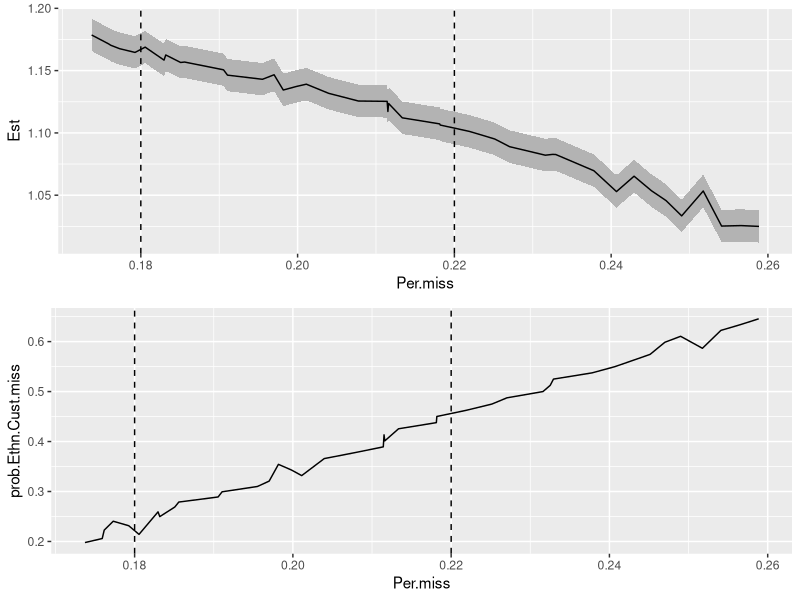
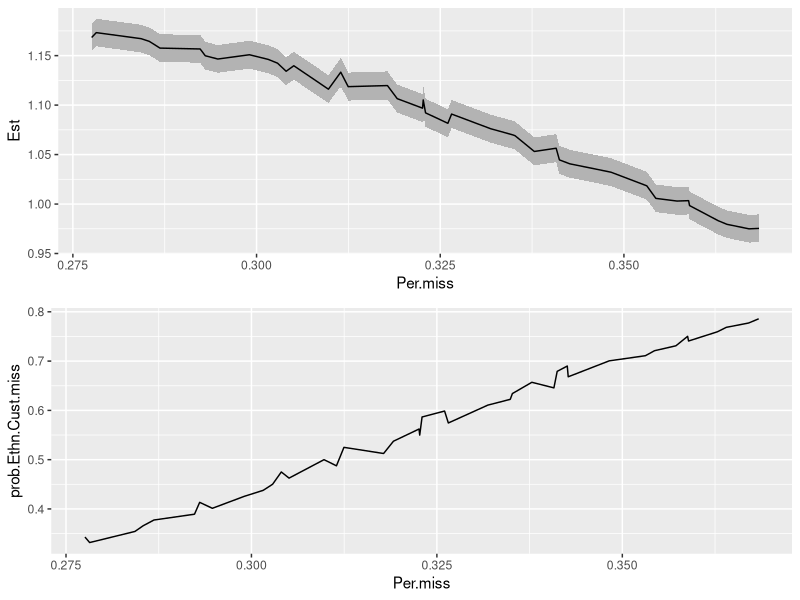

These charts were generated, in order, by the following R code:
## ----setup, include=FALSE---------------------------------------------------------------------
knitr::opts_chunk$set(echo = TRUE)
library(arm)
library(mice)
library(ggplot2)
library(car)
library(dplyr)
library(purrr)
library(forcats)
library(gridExtra)
#set your own working directory
setwd("~/Dropbox (LSE Statistics)/Sentencing Disparities/Methods festival")


## ---------------------------------------------------------------------------------------------
ReMF.dat<- read.csv("ReMF_original.csv",
                       header=T,stringsAsFactors = T)
head(ReMF.dat)


## ---------------------------------------------------------------------------------------------
# relevel Prev_Convictions
ReMF.dat <- ReMF.dat %>% mutate(Prev_Convictions = 
          fct_relevel(Prev_Convictions, 
          c("None","1 to 3","4 to 9","10 or more")))

# remove Sentence_Length
ReMF.dat <- dplyr::select(ReMF.dat,-c(Sentence_Length))


## ---------------------------------------------------------------------------------------------
ReMF.dat <- ReMF.dat %>%
  mutate(Age_Cont = Age_Cont - mean(Age_Cont))


## ---------------------------------------------------------------------------------------------
Cust.benchmark <- glm(Custody~.,data=ReMF.dat)

summary(Cust.benchmark)


## ---------------------------------------------------------------------------------------------
ci.tab<-function(vec,Miss=1,Cust=0,Ethn=0,Inter=0){
  #default values are miss=1, 
  #Cust=Ethn=Inter=0 means there is 
  #no parameter for the missingness model
 ret.tab <- c(vec[1]-2*vec[2],vec[1],
      vec[1]+2*vec[2])
 ret.tab <- exp(ret.tab)
 #If you want output on the log(OR) scale, comment the line above
 ret.tab <-c(ret.tab,c(Miss, Cust, Ethn, Inter))
 ret.tab <- as.data.frame(t(ret.tab))
  colnames(ret.tab) = c("Lower 95% CI", "Est","Upper 95% CI",
                        "Miss","Cust","Ethn","Inter")
  ret.tab
}
#Miss=1, no missing
#Miss=2, MCAR
#Miss=3, MAR
#Miss=4, MNAR


## ---------------------------------------------------------------------------------------------
Ethn.Cust.benchmark <- 
  summary(Cust.benchmark)$coefficients[4,1:2] 
#the 4th row corresponds to ethnicity and 
#the 1,2 columns are the estimate and its sd

Ethn.Cust.benchmark.tab <- ci.tab(Ethn.Cust.benchmark)
Ethn.Cust.benchmark.tab



## ---------------------------------------------------------------------------------------------
#parameter that governs the percentage of missingness
per.miss <- 0.2

#generate the missing data indicator
MCAR <- rbinom(n=nrow(ReMF.dat),size=1,prob=c(per.miss))
sum(MCAR)/nrow(ReMF.dat) 
#should check that the % of missing is approximately correct

#now add NAs to create a missingness pattern
MCAR_ReMF.dat <- ReMF.dat %>%
  mutate(Ethnicity=ifelse(MCAR==1,NA,Ethnicity))


## ---------------------------------------------------------------------------------------------
Cust.MCAR <- summary(glm(Custody~.,data=MCAR_ReMF.dat))
Ethn.Cust.MCAR <- Cust.MCAR$coefficients[4,1:2]

Ethn.Cust.MCAR.tab <- ci.tab(Ethn.Cust.MCAR, Miss=2)

rbind(Ethn.Cust.benchmark.tab,Ethn.Cust.MCAR.tab)


## ---------------------------------------------------------------------------------------------
MM.Age_Cont <- -0.02
MM.MF_Remorse <- -0.20


#vector of probabilities that are associated with Age and remorse
pMAR <- with(ReMF.dat, invlogit(-1.3 + MM.Age_Cont*Age_Cont +
                   MM.MF_Remorse*MF_Remorse))

#missing data indicator
MAR <- rbinom(n = nrow(ReMF.dat), size = 1, prob = pMAR)
sum(MAR)/nrow(ReMF.dat) 
#check that this is approx 0.2

MAR_ReMF.dat <- ReMF.dat %>%
  mutate(Ethnicity=ifelse(MAR==0,Ethnicity,NA))


## ---------------------------------------------------------------------------------------------
Cust.MAR <- summary(glm(Custody~.,data=MAR_ReMF.dat))
Ethn.Cust.MAR <- Cust.MAR$coefficients[4,1:2]

Ethn.Cust.MAR.tab <- ci.tab(Ethn.Cust.MAR, Miss=3)


## ---------------------------------------------------------------------------------------------
rbind(Ethn.Cust.benchmark.tab,Ethn.Cust.MCAR.tab,
      Ethn.Cust.MAR.tab)


## ---------------------------------------------------------------------------------------------
MM.Ethn <- 0.2
MM.Cust <- -0.05
MM.Ethn.Cust <- 0.9


## ---------------------------------------------------------------------------------------------
MNAR_intercept <- -1.55


## ---------------------------------------------------------------------------------------------
#Ethn=1, Cust=1
invlogit(MNAR_intercept+MM.Cust+MM.Ethn+MM.Ethn.Cust)
#Ethn=1, Cust=0
invlogit(MNAR_intercept+MM.Ethn)
#Ethn=0, Cust=1
invlogit(MNAR_intercept+MM.Cust)
#Ethn=0, Cust=0
invlogit(MNAR_intercept)


## ---------------------------------------------------------------------------------------------

pMNAR <- with(ReMF.dat,
             invlogit(MNAR_intercept + MM.Age_Cont*Age_Cont + 
                   MM.MF_Remorse*MF_Remorse +
                   MM.Cust*Custody + 
                   MM.Ethn*Ethnicity + 
                   MM.Ethn.Cust*Custody*Ethnicity))

#missing data indicator
MNAR <- rbinom(n = nrow(ReMF.dat), size = 1, prob = pMNAR)
sum(MNAR)/nrow(ReMF.dat)

MNAR_ReMF.dat <- ReMF.dat %>%
  mutate(Ethnicity=ifelse(MNAR==0,Ethnicity,NA))



## ---------------------------------------------------------------------------------------------
Cust.MNAR <- summary(glm(Custody~.,data=MNAR_ReMF.dat))
Ethn.Cust.MNAR <- Cust.MNAR$coefficients[4,1:2]

Ethn.Cust.MNAR.tab <- ci.tab(Ethn.Cust.MNAR, Miss=4, 
Cust = MM.Cust, Ethn = MM.Ethn, Inter = MM.Ethn.Cust)

Ethn.Cust.MNAR.tab


## ---------------------------------------------------------------------------------------------
rbind(Ethn.Cust.benchmark.tab,Ethn.Cust.MCAR.tab,
      Ethn.Cust.MAR.tab,Ethn.Cust.MNAR.tab)


## ---------------------------------------------------------------------------------------------
Cust.all.results <- rbind(Ethn.Cust.benchmark.tab,Ethn.Cust.MCAR.tab,
                          Ethn.Cust.MAR.tab,Ethn.Cust.MNAR.tab)
rownames(Cust.all.results) <- c("True","MCAR","MAR","MNAR")
Cust.all.results


## ----echo=FALSE-------------------------------------------------------------------------------
MM.Ethn.Cust.Vec <- seq(0,2,by=0.05)
MM.Intercept <- (seq())

#to store the percentage missing so this remains "plausible"
store.per.miss <- rep(NA, length(MM.Ethn.Cust.Vec))

store.coeff.ethn <- c()

for(i in 1:length(MM.Ethn.Cust.Vec)){
  MM.Ethn.Cust <- MM.Ethn.Cust.Vec[i]
 pMNAR <- with(ReMF.dat,
             invlogit(MNAR_intercept + MM.Age_Cont*Age_Cont + 
                     MM.MF_Remorse*MF_Remorse +
                     MM.Cust*Custody + 
                     MM.Ethn*Ethnicity + 
                     MM.Ethn.Cust*Custody*Ethnicity))

#missing data indicator
MNAR <- rbinom(n = nrow(ReMF.dat), size = 1, prob = pMNAR)
store.per.miss[i] <- sum(MNAR)/nrow(ReMF.dat)

MNAR_ReMF.dat <- ReMF.dat %>%
  mutate(Ethnicity=ifelse(MNAR==0,Ethnicity,NA))

Cust.MNAR <- summary(glm(Custody~.,data=MNAR_ReMF.dat))
Ethn.Cust.MNAR <- Cust.MNAR$coefficients[4,1:2]

store.coeff.ethn <- rbind(store.coeff.ethn,ci.tab(Ethn.Cust.MNAR, Miss=4, 
                Cust = MM.Cust, Ethn = MM.Ethn, Inter = MM.Ethn.Cust))
}

##PLOTS

plot.coeff.miss <- ggplot(data=data.frame(Per.miss=store.per.miss,store.coeff.ethn),
                          aes(x=Per.miss)) +
                  geom_ribbon(aes(ymin=Lower.95..CI,
                                  ymax=Upper.95..CI), fill = "grey70")+
  geom_line(aes(y=Est)) +
  geom_hline(yintercept=Ethn.Cust.benchmark.tab$coefficient) +
  geom_vline(xintercept=c(0.18,0.22),linetype="dashed")
  

prob.Ethn.Cust.miss = with(store.coeff.ethn,
                      invlogit(MNAR_intercept+MM.Cust+
                                 MM.Ethn+Inter)) 


plot.per.miss <- ggplot(data=data.frame(prob.Ethn.Cust.miss=prob.Ethn.Cust.miss,
                                        Per.miss=store.per.miss),
                        aes(y=prob.Ethn.Cust.miss,x=Per.miss))+geom_line() +
                        geom_vline(xintercept=c(0.18,0.22),linetype="dashed")

grid.arrange(plot.coeff.miss, plot.per.miss, nrow = 2)


## ----echo=FALSE-------------------------------------------------------------------------------

MNAR_intercept <- -0.9
MM.Ethn <- 0.3
MM.Cust <- -0.1
MM.Ethn.Cust <- 0.5
MM.Age_Cont <- -0.01
MM.MF_Remorse <- -0.30

MM.Ethn.Cust.Vec <- seq(0,2,by=0.05)
MM.Intercept <- (seq())

#to store the percentage missing so this remains "plausible"
store.per.miss <- rep(NA, length(MM.Ethn.Cust.Vec))

store.coeff.ethn <- c()

for(i in 1:length(MM.Ethn.Cust.Vec)){
  MM.Ethn.Cust <- MM.Ethn.Cust.Vec[i]
 pMNAR <- with(ReMF.dat,
             invlogit(MNAR_intercept + MM.Age_Cont*Age_Cont + 
                     MM.MF_Remorse*MF_Remorse +
                     MM.Cust*Custody + 
                     MM.Ethn*Ethnicity + 
                     MM.Ethn.Cust*Custody*Ethnicity))

#missing data indicator
MNAR <- rbinom(n = nrow(ReMF.dat), size = 1, prob = pMNAR)
store.per.miss[i] <- sum(MNAR)/nrow(ReMF.dat)

MNAR_ReMF.dat <- ReMF.dat %>%
  mutate(Ethnicity=ifelse(MNAR==0,Ethnicity,NA))

Cust.MNAR <- summary(glm(Custody~.,data=MNAR_ReMF.dat))
Ethn.Cust.MNAR <- Cust.MNAR$coefficients[4,1:2]

store.coeff.ethn <- rbind(store.coeff.ethn,ci.tab(Ethn.Cust.MNAR, Miss=4, 
                Cust = MM.Cust, Ethn = MM.Ethn, Inter = MM.Ethn.Cust))
}

##PLOTS

plot.coeff.miss <- ggplot(data=data.frame(Per.miss=store.per.miss,store.coeff.ethn),
                          aes(x=Per.miss)) +
                  geom_ribbon(aes(ymin=Lower.95..CI,
                                  ymax=Upper.95..CI), fill = "grey70")+
  geom_line(aes(y=Est)) +
  geom_hline(yintercept=Ethn.Cust.benchmark.tab$coefficient)# +
  #geom_vline(xintercept=c(0.18,0.22),linetype="dashed")

prob.Ethn.Cust.miss = with(store.coeff.ethn,
                      invlogit(MNAR_intercept+MM.Cust+
                                 MM.Ethn+Inter)) 


plot.per.miss <- ggplot(data=data.frame(prob.Ethn.Cust.miss=prob.Ethn.Cust.miss,
                                        Per.miss=store.per.miss),
                        aes(y=prob.Ethn.Cust.miss,x=Per.miss))+geom_line()# +
   #                     geom_vline(xintercept=c(0.18,0.22),linetype="dashed")

grid.arrange(plot.coeff.miss, plot.per.miss, nrow = 2)




## ----echo=FALSE-------------------------------------------------------------------------------

Cust.all.results <- rbind(Ethn.Cust.benchmark.tab,Ethn.Cust.MCAR.tab,
                          Ethn.Cust.MAR.tab,Ethn.Cust.MNAR.tab)
rownames(Cust.all.results) <- c("True","MCAR","MAR","MNAR")
Cust.all.results
